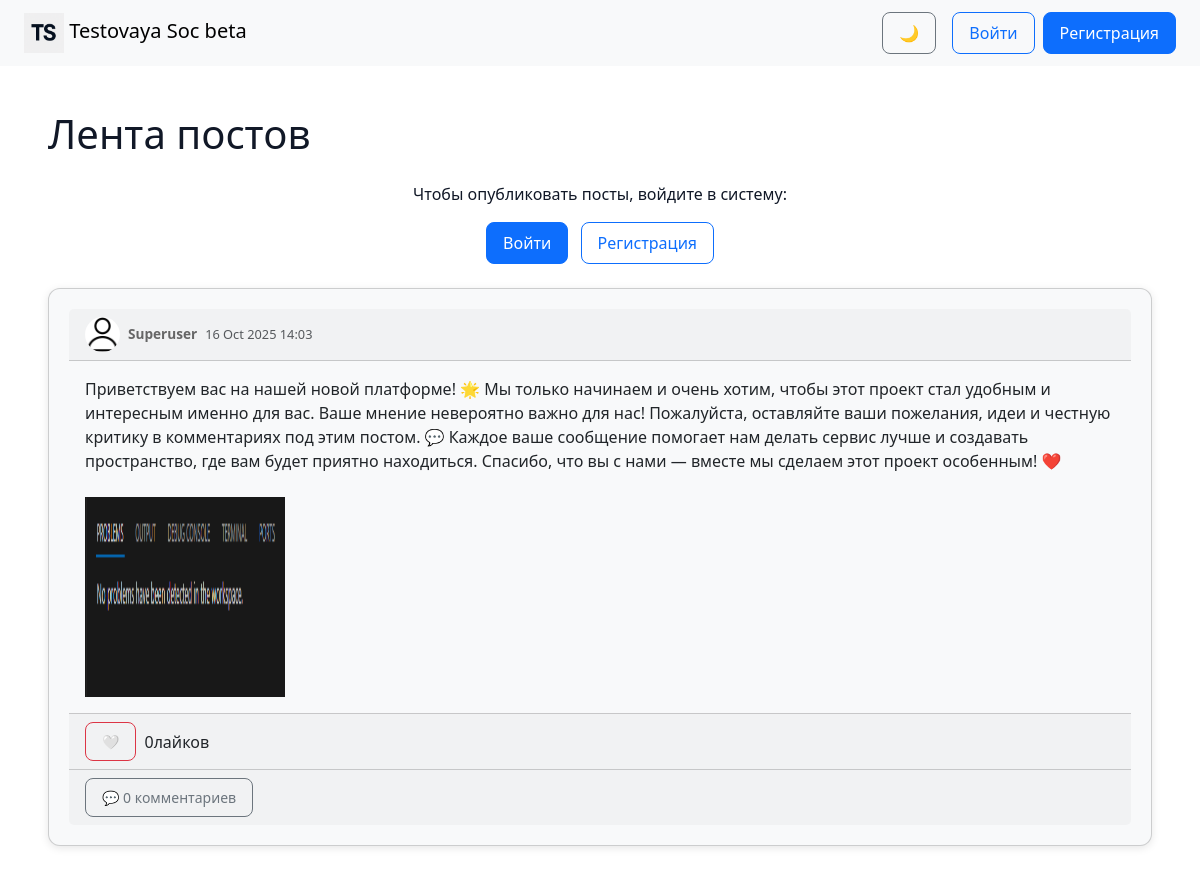
The page / on the database its author committed.
### social/models.py (models this page shows, shortened)
class Post(models.Model):
    autor = models.ForeignKey(User, on_delete=models.CASCADE, related_name='posts')
    content = models.TextField()
    image = models.ImageField(upload_to="posts/", blank=True, null=True)
    created_at = models.DateTimeField(auto_now_add=True)

class User(AbstractUser):
    bio = models.TextField(blank=True, null=True, verbose_name="О себе")
    avatar = models.ImageField(
        upload_to="avatars/",
        blank=True,
        null=True,
        default="avatars/default.png",  # обязательно в media/
        verbose_name="Аватар"
    )

### social/views.py (the view)
# urls.py: path("", views.index, name="index"),
def index(request):
    if request.method == "POST":
        form = PostForm(request.POST, request.FILES)
        if form.is_valid():
            post = form.save(commit=False)
            post.autor = request.user
            post.save()
            return redirect("index")
    else:
        form = PostForm()
    posts = Post.objects.all().order_by("-created_at")
    if request.user.is_authenticated:
        for post in posts:
            post.liked_by_user = post.is_liked_by(request.user)
    else:
        for post in posts:
            post.liked_by_user = False
    return render(request, "social/index.html", {"posts": posts, "form": form})

### social/templates/social/index.html (shortened to what this page needs)
{% extends "base.html" %}
 {% load static %}
{% block content %}
    <h1 class="mb-4">Лента постов</h1>
    {% if user.is_authenticated %}
        <div class="card mb-4">
            <div class="card-body">
                <form method="post" enctype="multipart/form-data">
                    {% csrf_token %}
                    {{ form.as_p }}
                    <button type="submit" class="btn btn-success">Опубликовать</button>
                </form>
            </div>
        </div>
    {% else %}
        <div class="text-center mt-3">
            <p>Чтобы опубликовать посты, войдите в систему:</p>
            <a href="{% url 'login' %}" class="btn btn-primary">Войти</a>
            <a href="{% url 'signup' %}" class="btn btn-outline-primary ms-2">Регистрация</a>
        </div>
        <br>
    {% endif %}
    {% for post in posts %}
    <div class="card mb-3">
        <div class="card-header d-flex align-items-center">
            {% if post.autor.avatar %}
                <a href="{% url 'user_profile' post.autor.username %}" class="me-2">
                    <img src="{{ post.autor.avatar.url }}" alt="{{ post.autor.username }}'s avatar" class="post-avatar rounded-circle" style="width:35px; height:35px; object-fit:cover; border-radius:50%;">
                </a>
            {% endif %}
            <div class="post-meta">
                <strong>{{ post.autor.username }}</strong>
                <small class="text-muted ms-2 post-date">{{ post.created_at|date:"d M Y H:i" }}</small>
            </div>
        </div>
        <div class="card-body">
            <p>{{ post.content }}</p>
            {% if post.image %}
                <img src="{{ post.image.url }}" class="img-fluid mt-2" alt="Post image" style="width:200px; height:200px;">
            {% endif %}
        </div>
        <div class="card-footer d-flex align-items-center">
            <button class="btn btn-outline-danger btn-sm like-btn me-2" data-id="{{ post.id}}">
                {% if post.liked_by_user %}
                    ❤️
                {% else %}
                    🤍
                {% endif %}
            </button>
            <span id="likes-{{ post.id }}">{{ post.likes.count }}</span> лайков
        </div>
        <div class="card-footer d-flex justify-content-between align-items-center">
            <button class="btn btn-outline-secondary btn-sm comment-btn" data-post-id="{{ post.id }}" onclick="window.location.href='{% url 'post_detail' post.id %}'">
                💬 {{ post.comments.count }} комментариев
            </button>
        </div>
    </div>
    {% empty %}
        <p class="text-muted">Пока нет постов</p>
{% endfor %}
{% endblock %}

### social/static/css/main.css (style rules this page uses)
:root { --bg-color: #ffffff; --text-color: #111827; --card-color: #f8f9fa; --muted: #6b7280; --accent: #0d6efd; }
body { background: var(--bg-color); color: var(--text-color); font-family: 'Segoe UI', Tahoma, Geneva, Verdana, sans-serif; transition: background 0.45s, color 0.45s; margin: 0; padding: 0; }
.card, .post-card, .profile-card { background: var(--card-color); border-radius: 12px; padding: 20px; margin-bottom: 20px; box-shadow: 0 2px 8px rgba(0,0,0,0.1); transition: transform 0.2s, background 0.45s, color 0.45s; }
.post-avatar { width: 35px; height: 35px; border-radius: 50%; object-fit: cover; }
h1, h2, h3, h4, h5, h6, p { transition: color 0.3s; }
.post-header, .post-meta, .post-username, .post-date { color: #666; font-size: 0.85rem; }
button, .btn, .profile-card button, .container.profile-user .btn { border-radius: 8px; padding: 0.5rem 1rem; transition: background 0.3s, color 0.3s; }

### social/static/css/style.css (style rules this page uses)
body { background-color: #f9f9f9; font-family: 'Segoe UI', Tahoma, Geneva, Verdana, sans-serif; }
button, .btn { border-radius: 8px !important; }
.post-avatar { width: 35px; height: 35px; object-fit: cover; border-radius: 50%; }
.post-meta { display: flex; align-items: center; }
.post-meta small { font-size: 0.8rem; }

### social/static/css/theme.css (style rules this page uses)
:root { --bg-color: #ffffff; --text-color: #111827; --card-color: #f8f9fa; --muted: #6b7280; --accent: #0d6efd; }
body { background: var(--bg-color); color: var(--text-color); transition: background 0.45s cubic-bezier(.2,.8,.2,1), color 0.45s cubic-bezier(.2,.8,.2,1); font-family: 'Segoe UI', Tahoma, Geneva, Verdana, sans-serif; }
.card, .post-card, .profile-card { background: var(--card-color); transition: background 0.45s, color 0.45s; border-radius: 12px; padding: 20px; box-shadow: 0 2px 8px rgba(0,0,0,0.1); }
.post-avatar { width: 40px; height: 40px; border-radius: 50%; object-fit: cover; }
h1, h2, h3, h4, h5, h6, p { transition: color 0.3s; }
.post-header, .post-meta, .post-username, .post-date { color: #666; }
button, .btn, .profile-card button, .container.profile-user .btn { border-radius: 8px; padding: 0.5rem 1rem; transition: background 0.3s, color 0.3s; }

### rows shown on the page
Post: autor.avatar (placeholder picture), autor.username "Superuser", created_at "16 Oct 2025 14:03", content "Приветствуем вас на нашей новой платформе! 🌟 Мы только начинаем и очень хотим, чтобы этот проект стал удобным и интересным именно для вас. Ваше мнение невероятно важно для нас! Пожалуйста, оставляйте ваши пожелания, идеи и честную критику в комментариях под этим постом. 💬 Каждое ваше сообщение помогает нам делать сервис лучше и создавать пространство, где вам будет приятно находиться. Спасибо, что вы с нами — вместе мы сделаем этот проект особенным! ❤️", image (picture), likes.count "0", comments.count "0"
